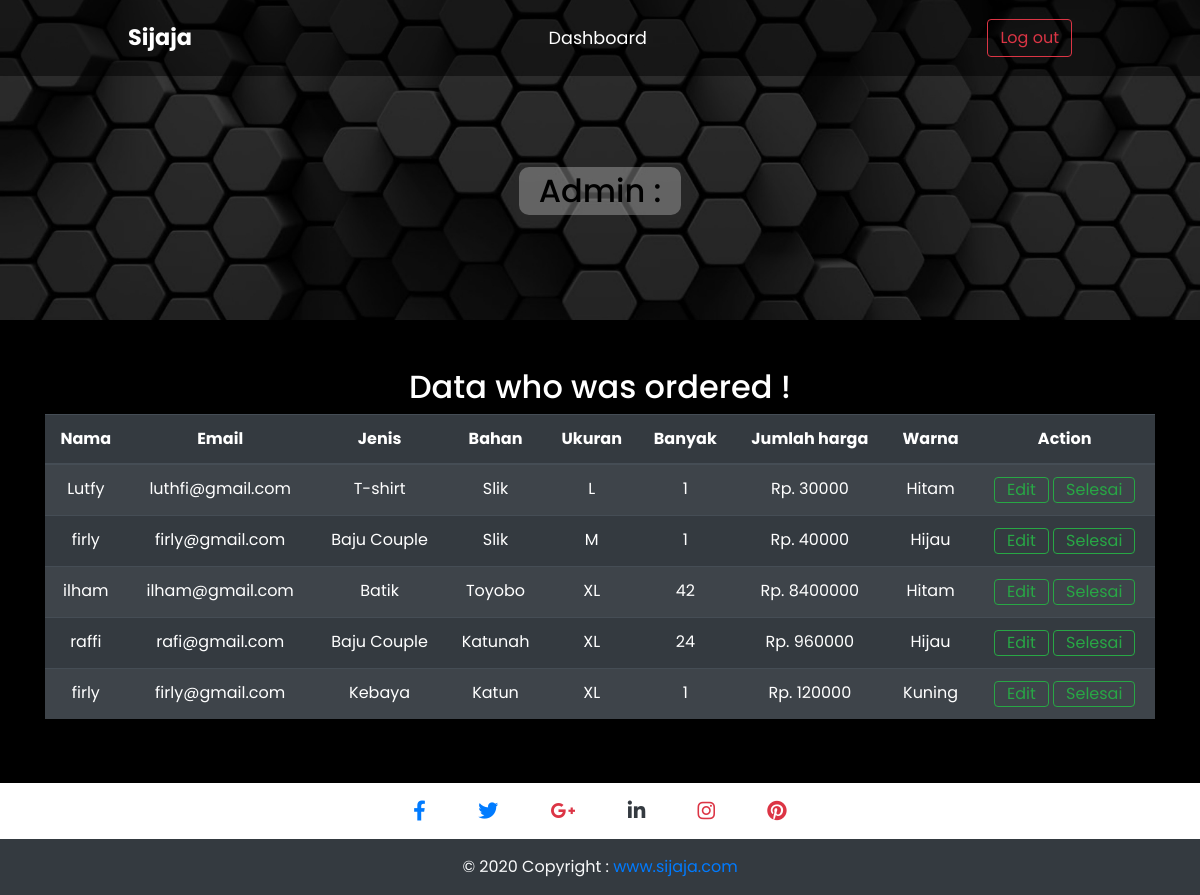
Screenshot of /index.php/admin with the database file from the repository.
### tables this page shows
CREATE TABLE `order` (
  `id` int(11) NOT NULL,
  `name` varchar(128) NOT NULL,
  `email` varchar(128) NOT NULL,
  `jenis` varchar(128) NOT NULL,
  `bahan` varchar(128) NOT NULL,
  `ukuran` varchar(128) NOT NULL,
  `banyak` int(255) NOT NULL,
  `jumlah_harga` int(11) NOT NULL,
  `warna` varchar(128) NOT NULL
);

### application/controllers/Admin.php (called while the page is built, shortened)
<?php
class Admin extends CI_Controller
{
    public function index()
    {
        $data['title'] = 'SIJAJA Admin';
        $data['user'] = $this->db->get_where('user', ['email' =>
        $this->session->userdata('email')])->row_array();
        $this->load->model('Admin_model');
        $data['order'] = $this->Admin_model->get_order();
        $this->load->view('admin/index', $data);
    }
}

### index.php (called while the page is built, shortened)
<?php
require_once BASEPATH.'core/CodeIgniter.php';

### application/models/Admin_model.php (called while the page is built, shortened)
<?php
class Admin_model extends CI_model
{
    public function get_order()
    {
        return $this->db->get('order')->result_array();
    }
}

### application/views/admin/index.php (the view, shortened to what this page needs)
<!DOCTYPE html>
<html lang="en">
<head>
    <link href="<?php echo base_url('assets/css/bootstrap.min.css'); ?>" rel="stylesheet">
    <link href="<?php echo base_url('assets/style.css'); ?>" rel="stylesheet">
    <link href="https://cdnjs.cloudflare.com/ajax/libs/font-awesome/6.2.1/css/all.min.css" rel=stylesheet>
</head>
<body>
    <header>
        <nav class="navbar navbar-expand-lg navbar-dark fixed-top">
            <a class="navbar-brand" href="<?= base_url('admin'); ?>">Sijaja</a>
            <div class="collapse navbar-collapse" id="navbarSupportedContent">
                <ul class="navbar-nav mx-auto">
                    <li class="nav-item">
                        <a class="nav-link" href="#dashboard">Dashboard</a>
                    </li>
                </ul>
                <a href="<?= base_url('auth/logout'); ?>" class="btn btn-outline-danger my-2 my-sm-0" data-toggle="modal" data-target="#logoutModal">Log out</a>
            </div>
        </nav>
    </header>
    <section class="latar">
        <img class="embed-responsive" src="assets/img/blackwp.png" alt="">
        <div class="hero">
            <h2>Admin : <?= $user['name']; ?></h2>
        </div>
    </section>
    <section class="dashboard container-fluid" id="dashboard">
        <div class="col mx-auto align-items-center py-5">
            <div class="container text-center">
                <h2 class="text-white">Data who was ordered !</h2>
                <div class="table-responsive-xl">
                    <table class="table table-fluid table-striped table-dark">
                        <thead>
                            <tr>
                                <th>Nama</th>
                                <th>Email</th>
                                <th>Jenis</th>
                                <th>Bahan</th>
                                <th>Ukuran</th>
                                <th>Banyak</th>
                                <th>Jumlah harga</th>
                                <th>Warna</th>
                                <th>Action</th>
                            </tr>
                        </thead>
                        <tbody>
                            <?php foreach ($order as $od) : ?>
                                <tr>
                                    <td><?= $od['name'] ?></td>
                                    <td><?= $od['email'] ?></td>
                                    <td><?= $od['jenis'] ?></td>
                                    <td><?= $od['bahan'] ?></td>
                                    <td><?= $od['ukuran'] ?></td>
                                    <td><?= $od['banyak'] ?></td>
                                    <td>Rp. <?= $od['jumlah_harga'] ?></td>
                                    <td><?= $od['warna'] ?></td>
                                    <td>
                                        <a class="btn btn-outline-success py-0" href="<?= base_url() ?>Admin/edit/<?= $od['id']; ?>"> Edit </a>
                                        <a class="btn btn-outline-success py-0" href="<?= base_url() ?>Admin/hapus/<?= $od['id']; ?>" onclick="return confirm('Apakah anda yakin sudah selesai?');"> Selesai </a>
                                    </td>
                                </tr>
                            <?php endforeach; ?>
                        </tbody>
                    </table>
                </div>
            </div>
        </div>
    </section>
    <footer class=" text-center">
        <div class="my-3">
            <a class="fb-ic text-primary" target="_blank" href="https://www.facebook.com">
                <i class="fab fa-facebook-f fa-lg white-text mr-md-5 mr-3 fa-2x"></i>
            </a>
            <a class="tw-ic text-primary" target="_blank" href="https://www.twitter.com">
                <i class="fab fa-twitter fa-lg white-text mr-md-5 mr-3 fa-2x"></i>
            </a>
            <a class="gplus-ic text-danger" target="_blank" href="https://www.google.com">
                <i class="fab fa-google-plus-g fa-lg white-text mr-md-5 mr-3 fa-2x"></i>
            </a>
            <a class="li-ic text-dark" target="_blank" href="https://id.linkedin.com">
                <i class="fab fa-linkedin-in fa-lg white-text mr-md-5 mr-3 fa-2x"></i>
            </a>
            <a class="ins-ic text-danger" target="_blank" href="https://instagram.com/">
                <i class="fab fa-instagram fa-lg white-text mr-md-5 mr-3 fa-2x"></i>
            </a>
            <a class="pin-ic text-danger" target="_blank" href="https://id.pinterest.com/">
                <i class="fab fa-pinterest fa-lg white-text fa-2x"></i>
            </a>
        </div>
        <div class="copyright py-3 bg-dark text-light">© 2020 Copyright :
            <a href="<?= base_url('admin'); ?>"> www.sijaja.com</a>
        </div>
    </footer>
</body>
</html>

### assets/style.css (style rules this page uses)
* { margin: 0; padding: 0; box-sizing: border-box; font-family: 'Poppins', sans-serif; }
html { scroll-behavior: smooth; }
.navbar { padding: 1rem 8rem; background: rgba(0, 0, 0, 0.468); }
.navbar .navbar-brand { font-size: 1.4rem; font-weight: 700; }
#navbarSupportedContent > ul > li:nth-child(n) > a { color: rgb(255, 255, 255); font-size: 1.1rem; padding: 0 0.8rem; }
.latar { width: 100%; height: 40vh; overflow: hidden; display: flex; flex-direction: column; justify-content: center; align-content: center; text-align: center; }
.latar img { width: 100%; height: 40vh; pointer-events: none; object-fit: cover; position: absolute; }
.hero { position: relative; margin: auto; }
.hero h2 { background-color: #ffffff47; padding: 5px 20px; margin-top: 70px; border-radius: 10px; pointer-events: none; color: #000; }

### application/views/admin/index.php (style rules this page uses)
.dashboard { background-color: black; }

### rows the page displays
order: name "Lutfy", email "luthfi@gmail.com", jenis "T-shirt", bahan "Slik", ukuran "L", banyak "1", jumlah_harga "30000", warna "Hitam"
order: name "firly", email "firly@gmail.com", jenis "Baju Couple", bahan "Slik", ukuran "M", banyak "1", jumlah_harga "40000", warna "Hijau"
order: name "ilham", email "ilham@gmail.com", jenis "Batik", bahan "Toyobo", ukuran "XL", banyak "42", jumlah_harga "8400000", warna "Hitam"
order: name "raffi", email "rafi@gmail.com", jenis "Baju Couple", bahan "Katunah", ukuran "XL", banyak "24", jumlah_harga "960000", warna "Hijau"
order: name "firly", email "firly@gmail.com", jenis "Kebaya", bahan "Katun", ukuran "XL", banyak "1", jumlah_harga "120000", warna "Kuning"
